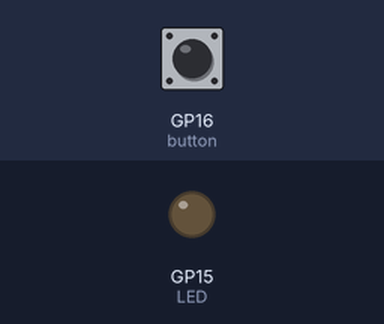
Bench run of a program on a simulated Raspberry Pi Pico running MicroPython. On the bench: output pins drawn as LEDs (lit = HIGH). The inputs (shaded band) are chosen by the test bench; at power-on: GP16 (button) HIGH.

Above: at 1.2 s.
1.3 s: GP16 (button) pulled LOW for 0.15 s
At 2.5 s:
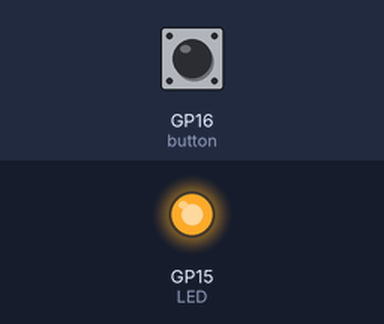
2.9 s: GP16 (button) pulled LOW for 1 s
At 4.0 s:
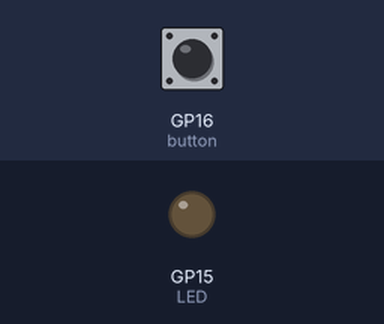
5.4 s: GP16 (button) pulled LOW for 3.2 s
At 5.8 s:
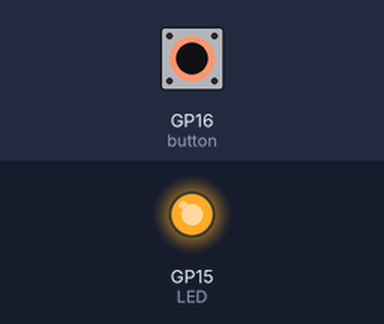
Timing chart, 0 to 8.4 s (numbered marks = the images above; inputs shaded):
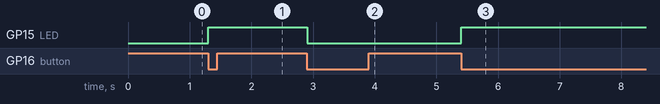

The program:

button_control_LED.py
```python
'''
 * Keyestudio 24 in 1 Starter Kit for Raspberry Pi Pico
 * lesson 26
 * button control LED
 * http://www.keyestudio.com
'''
from machine import Pin
import time

button = Pin(16, Pin.IN)
LED = Pin(15, Pin.OUT)
touch = False

def toggle_handle(pin):
    global touch
    touch = not touch

button.irq(trigger = Pin.IRQ_FALLING, handler = toggle_handle)

while True:
    LED.value(touch)
    time.sleep(0.01)
```

Measured:
- after the input at 1.3 s, GP15 (LED): LOW → HIGH at once
- after the input at 2.9 s, GP15 (LED): HIGH → LOW at once
- after the input at 5.4 s, GP15 (LED): LOW → HIGH at once
